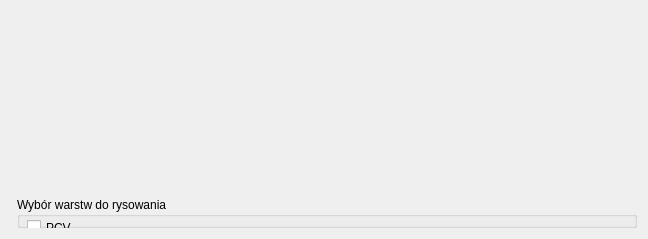
      <widget class="QWidget" name="tabRetinaAnalysis">
       <attribute name="title">
        <string>Analiza siatkówki</string>
       </attribute>
       <layout class="QHBoxLayout" name="horizontalLayout_12">
        <item>
         <widget class="QCustomPlot" name="errorVirtualMapCPlot" native="true"/>
        </item>
        <item>
         <layout class="QVBoxLayout" name="verticalLayout">
          <item>
           <widget class="QCustomPlot" name="layerCPlot" native="true">
            <property name="minimumSize">
             <size>
              <width>620</width>
              <height>180</height>
             </size>
            </property>
            <property name="maximumSize">
             <size>
              <width>620</width>
              <height>180</height>
             </size>
            </property>
           </widget>
          </item>
          <item>
           <widget class="QGroupBox" name="layersToPlotGBox">
            <property name="title">
             <string>Wybór warstw do rysowania</string>
            </property>
            <widget class="QCheckBox" name="elmLayerCBox_2">
             <property name="geometry">
              <rect>
               <x>10</x>
               <y>180</y>
               <width>71</width>
               <height>21</height>
              </rect>
             </property>
             <property name="text">
              <string>ELM</string>
             </property>
             <property name="checked">
              <bool>false</bool>
             </property>
            </widget>
            <widget class="QCheckBox" name="ermLayerCBox_2">
             <property name="geometry">
              <rect>
               <x>10</x>
               <y>40</y>
               <width>61</width>
               <height>21</height>
              </rect>
             </property>
             <property name="focusPolicy">
              <enum>Qt::NoFocus</enum>
             </property>
             <property name="text">
              <string>ERM</string>
             </property>
             <property name="checked">
              <bool>false</bool>
             </property>
            </widget>
            <widget class="QCheckBox" name="iplLayerCBox_2">
             <property name="geometry">
              <rect>
               <x>10</x>
               <y>100</y>
               <width>71</width>
               <height>21</height>
              </rect>
             </property>
             <property name="focusPolicy">
              <enum>Qt::NoFocus</enum>
             </property>
             <property name="text">
              <string>GCL / IPL</string>
             </property>
             <property name="checked">
              <bool>false</bool>
             </property>
            </widget>
            <widget class="QCheckBox" name="oplLayerCBox_2">
             <property name="geometry">
              <rect>
               <x>10</x>
               <y>140</y>
               <width>71</width>
               <height>21</height>
              </rect>
             </property>
             <property name="focusPolicy">
              <enum>Qt::NoFocus</enum>
             </property>
             <property name="text">
              <string>INL / OPL</string>
             </property>
             <property name="checked">
              <bool>false</bool>
             </property>
            </widget>
            <widget class="QCheckBox" name="iosLayerCBox_2">
             <property name="geometry">
              <rect>
               <x>10</x>
               <y>220</y>
               <width>61</width>
               <height>21</height>
              </rect>
             </property>
             <property name="text">
              <string>IS / OS</string>
             </property>
             <property name="checked">
              <bool>false</bool>
             </property>
            </widget>
            <widget class="QCheckBox" name="inlLayerCBox_2">
             <property name="geometry">
              <rect>
               <x>10</x>
               <y>120</y>
               <width>71</width>
               <height>21</height>
              </rect>
             </property>
             <property name="focusPolicy">
              <enum>Qt::NoFocus</enum>
             </property>
             <property name="text">
              <string>IPL / INL</string>
             </property>
             <property name="checked">
              <bool>false</bool>
             </property>
            </widget>
            <widget class="QCheckBox" name="rpeLayerCBox_2">
             <property name="geometry">
              <rect>
               <x>10</x>
               <y>240</y>
               <width>111</width>
               <height>21</height>
              </rect>
             </property>
             <property name="text">
              <string>OS / RPE</string>
             </property>
             <property name="checked">
              <bool>false</bool>
             </property>
            </widget>
            <widget class="QCheckBox" name="pcvLayerCBox_2">
             <property name="geometry">
              <rect>
               <x>10</x>
               <y>20</y>
               <width>61</width>
               <height>21</height>
              </rect>
             </property>
             <property name="focusPolicy">
              <enum>Qt::NoFocus</enum>
             </property>
             <property name="text">
              <string>PCV</string>
             </property>
             <property name="checked">
              <bool>false</bool>
             </property>
            </widget>
            <widget class="QCheckBox" name="ilmLayerCBox_2">
             <property name="geometry">
              <rect>
               <x>10</x>
               <y>60</y>
               <width>41</width>
               <height>21</height>
              </rect>
             </property>
             <property name="focusPolicy">
              <enum>Qt::NoFocus</enum>
             </property>
             <property name="text">
              <string>ILM</string>
             </property>
             <property name="checked">
              <bool>true</bool>
             </property>
            </widget>
            <widget class="QCheckBox" name="chrLayerCBox_2">
             <property name="geometry">
              <rect>
               <x>10</x>
               <y>260</y>
               <width>101</width>
               <height>21</height>
              </rect>
             </property>
             <property name="text">
              <string>RPE / Choroid</string>
             </property>
             <property name="checked">
              <bool>true</bool>
             </property>
            </widget>
            <widget class="QCheckBox" name="gclLayerCBox_2">
             <property name="geometry">
              <rect>
               <x>10</x>
               <y>80</y>
               <width>71</width>
               <height>21</height>
              </rect>
             </property>
             <property name="focusPolicy">
              <enum>Qt::NoFocus</enum>
             </property>
             <property name="text">
              <string>NFL / GCL</string>
             </property>
             <property name="checked">
              <bool>false</bool>
             </property>
            </widget>
            <widget class="QCheckBox" name="onlLayerCBox_2">
             <property name="geometry">
              <rect>
               <x>10</x>
               <y>160</y>
               <width>81</width>
               <height>21</height>
              </rect>
             </property>
             <property name="focusPolicy">
              <enum>Qt::NoFocus</enum>
             </property>
             <property name="text">
              <string>OPL / ONL</string>
             </property>
             <property name="checked">
              <bool>false</bool>
             </property>
            </widget>
            <widget class="QCheckBox" name="mezLayerCBox_2">
             <property name="geometry">
              <rect>
               <x>10</x>
               <y>200</y>
               <width>111</width>
               <height>21</height>
              </rect>
             </property>
             <property name="text">
              <string>Myoid / Ellipsoid</string>
             </property>
             <property name="checked">
              <bool>false</bool>
             </property>
            </widget>
            <widget class="QPushButton" name="plotLayersButton">
             <property name="geometry">
              <rect>
               <x>20</x>
               <y>290</y>
               <width>121</width>
               <height>23</height>
              </rect>
             </property>
             <property name="text">
              <string>Wyświetl</string>
             </property>
            </widget>
           </widget>
          </item>
         </layout>
        </item>
       </layout>
      </widget>
